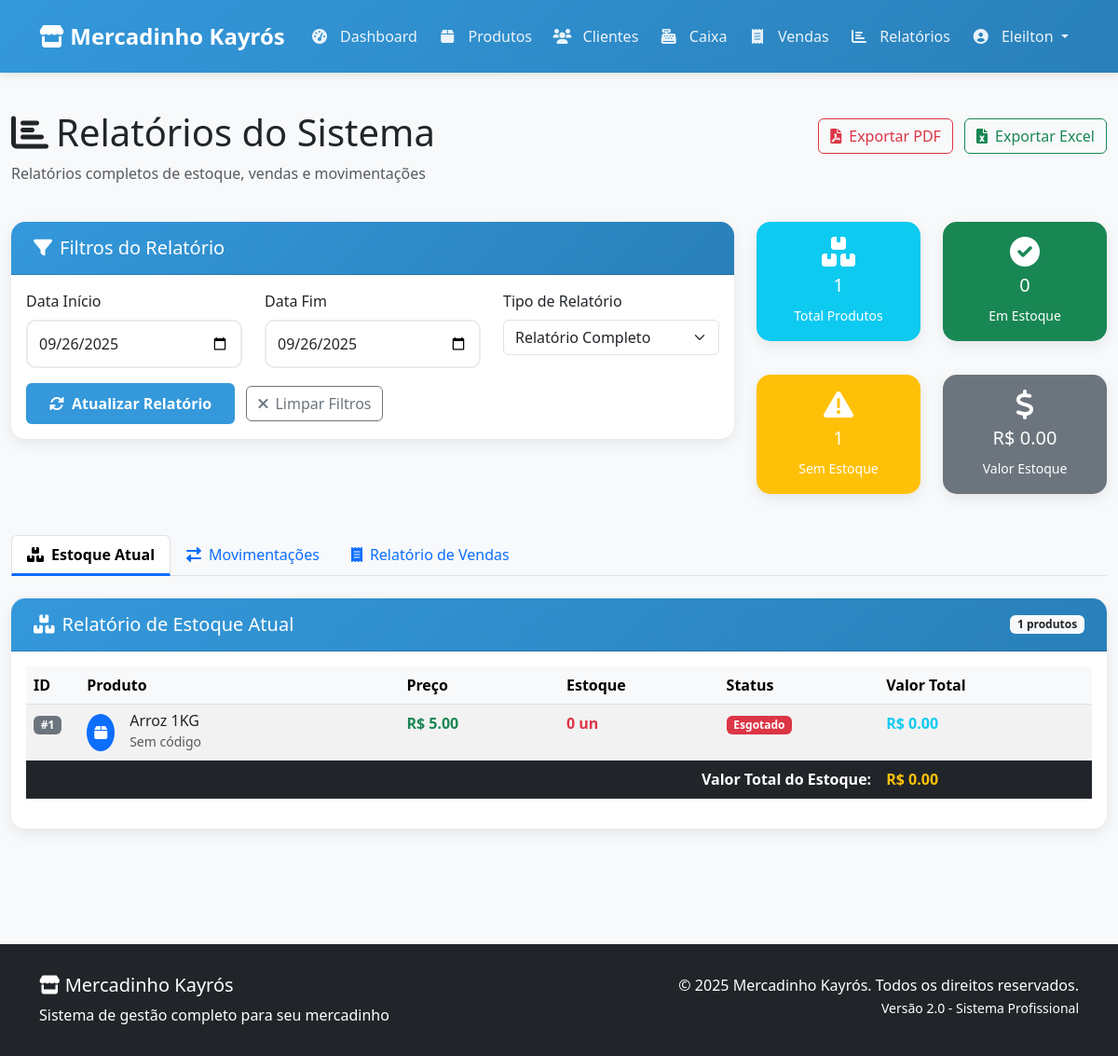
The app's page /relatorios (signed in), older data.
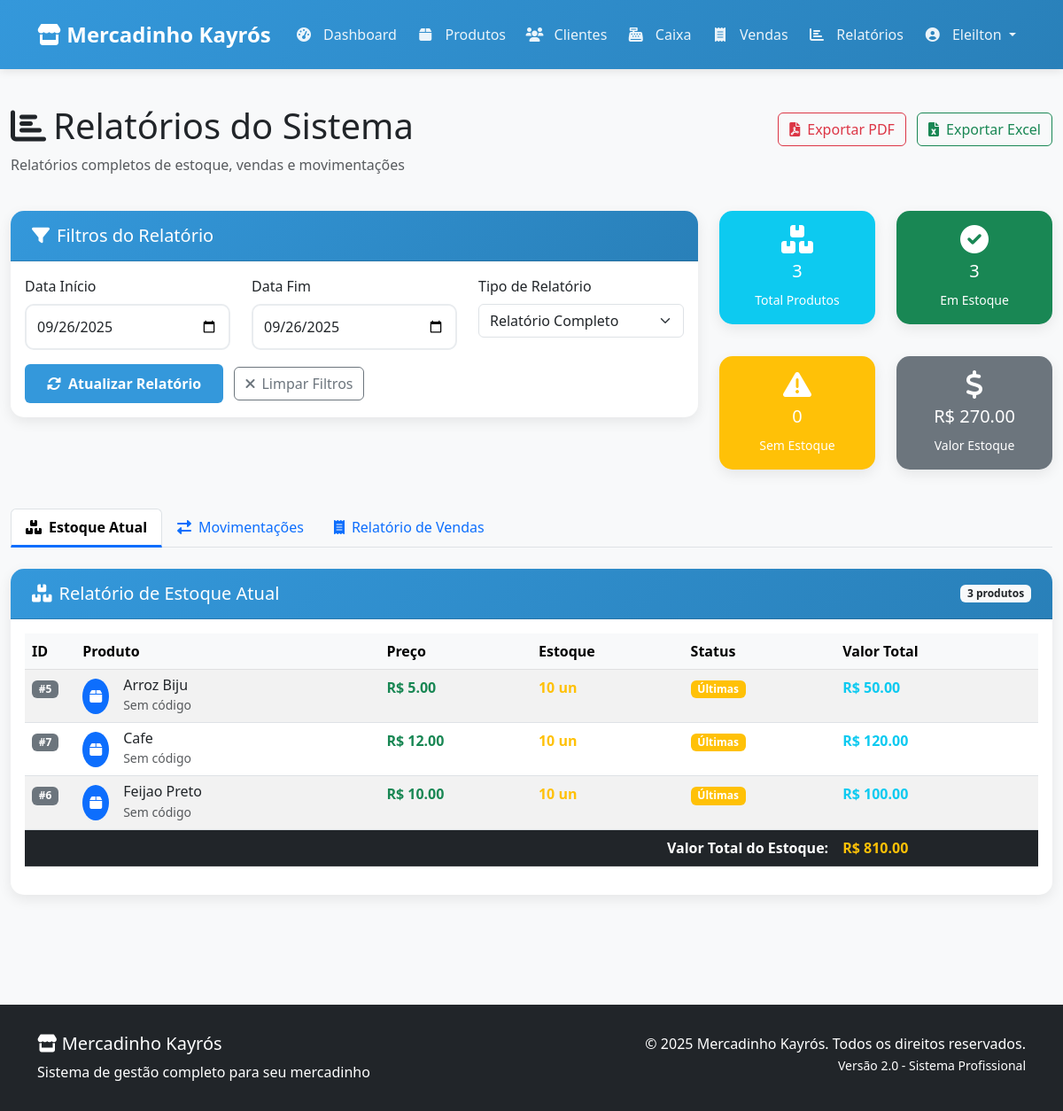
The same page, newer data.
### tables this page shows
CREATE TABLE produtos (
        id INTEGER PRIMARY KEY AUTOINCREMENT,
        nome TEXT NOT NULL,
        preco REAL NOT NULL,
        quantidade INTEGER NOT NULL,
        codigo_barras TEXT UNIQUE
    );

### app.py (the view)
@app.route('/relatorios')
@login_required
def relatorios():
    try:
        relatorio_estoque = db.get_relatorio_estoque()
        relatorio_movimentacao = db.get_relatorio_movimentacao_estoque()
        estatisticas = db.get_estatisticas_gerais()
        return render_template('relatorios.html',
                             estoque=relatorio_estoque,
                             movimentacoes=relatorio_movimentacao,
                             estatisticas=estatisticas)
    except Exception as e:
        flash('Erro ao carregar relatórios.', 'danger')
        return render_template('relatorios.html', estoque=[], movimentacoes=[], estatisticas={})

### app.py (called while the page is built)
@login_manager.user_loader
def load_user(user_id):
    try:
        return db.get_user_by_id(int(user_id))
    except (ValueError, TypeError):
        return None

@app.before_request
def before_request():
    if request.method == 'POST':
        for key, value in request.form.items():
            if len(str(value)) > 1000:
                flash('Dados enviados são muito grandes!', 'danger')
                return redirect(url_for('index'))

@app.context_processor
def inject_template_vars():
    return {
        'current_year': datetime.utcnow().year,
        'current_user': current_user
    }

### logica_banco.py (called while the page is built)
def get_user_by_id(user_id):
    db = DatabaseManager()
    if not db.connect():
        return None
    user_data = db.fetch_one("SELECT * FROM usuarios WHERE id = ?", (user_id,))
    db.disconnect()
    if user_data:
        return User(
            id=user_data['id'],
            username=user_data['username'],
            password_hash=user_data['password_hash']
        )
    return None

def get_relatorio_estoque():
    return listar_produtos()  # Já convertido para dicionários

    def disconnect(self):
        if self.conn:
            self.conn.close()

### templates/relatorios.html (shortened to what the changed rows need)
{% extends "base.html" %}
{% block content %}
<div class="container-fluid py-4">
    <div class="row mb-4">
        <div class="col-12">
            <div class="d-flex justify-content-between align-items-center">
                <h1><i class="fas fa-chart-bar me-2"></i>Relatórios do Sistema</h1>
            </div>
        </div>
    </div>
    <div class="row mb-4">
        <div class="col-md-4">
            <div class="row">
                <div class="col-6 mb-3">
                    <div class="card bg-info text-white">
                        <div class="card-body text-center py-3">
                            <i class="fas fa-boxes fa-2x mb-2"></i>
                            <h5>{{ estatisticas.total_produtos or 0 }}</h5>
                            <small>Total Produtos</small>
                        </div>
                    </div>
                </div>
                <div class="col-6 mb-3">
                    <div class="card bg-success text-white">
                        <div class="card-body text-center py-3">
                            <i class="fas fa-check-circle fa-2x mb-2"></i>
                            <h5>{{ estatisticas.produtos_estoque or 0 }}</h5>
                            <small>Em Estoque</small>
                        </div>
                    </div>
                </div>
                <div class="col-6">
                    <div class="card bg-warning text-white">
                        <div class="card-body text-center py-3">
                            <i class="fas fa-exclamation-triangle fa-2x mb-2"></i>
                            <h5>{{ estatisticas.produtos_sem_estoque or 0 }}</h5>
                            <small>Sem Estoque</small>
                        </div>
                    </div>
                </div>
                <div class="col-6">
                    <div class="card bg-secondary text-white">
                        <div class="card-body text-center py-3">
                            <i class="fas fa-dollar-sign fa-2x mb-2"></i>
                            <h5>R$ {{ "%.2f"|format(estatisticas.valor_estoque or 0) }}</h5>
                            <small>Valor Estoque</small>
                        </div>
                    </div>
                </div>
            </div>
        </div>
    </div>
    <div class="tab-content" id="relatoriosContent">
        <div class="tab-pane fade show active" id="estoque" role="tabpanel">
            <div class="card">
                <div class="card-header bg-success text-white d-flex justify-content-between align-items-center">
                    <h5 class="mb-0"><i class="fas fa-boxes me-2"></i>Relatório de Estoque Atual</h5>
                    <span class="badge bg-light text-dark">{{ estoque|length }} produtos</span>
                </div>
                <div class="card-body">
                    {% if estoque %}
                    <div class="table-responsive">
                        <table class="table table-hover table-striped" id="tabela-estoque">
                            <thead class="table-light">
                                <tr>
                                    <th width="5%">ID</th>
                                    <th width="30%">Produto</th>
                                    <th width="15%">Preço</th>
                                    <th width="15%">Estoque</th>
                                    <th width="15%">Status</th>
                                    <th width="20%">Valor Total</th>
                                </tr>
                            </thead>
                            <tbody>
                                {% for produto in estoque %}
                                <tr>
                                    <td><span class="badge bg-secondary">#{{ produto.id }}</span></td>
                                    <td>
                                        <div class="d-flex align-items-center">
                                            <div class="bg-primary rounded-circle text-white p-2 me-3">
                                                <i class="fas fa-box"></i>
                                            </div>
                                            <div>
                                                <h6 class="mb-0">{{ produto.nome }}</h6>
                                                <small class="text-muted">{{ produto.codigo_barras or 'Sem código' }}</small>
                                            </div>
                                        </div>
                                    </td>
                                    <td class="fw-bold text-success">R$ {{ "%.2f"|format(produto.preco) }}</td>
                                    <td>
                                        <span class="fw-bold {% if produto.quantidade > 10 %}text-success{% elif produto.quantidade > 0 %}text-warning{% else %}text-danger{% endif %}">
                                            {{ produto.quantidade }} un
                                        </span>
                                    </td>
                                    <td>
                                        {% if produto.quantidade > 10 %}
                                        <span class="badge bg-success">Disponível</span>
                                        {% elif produto.quantidade > 0 %}
                                        <span class="badge bg-warning">Últimas</span>
                                        {% else %}
                                        <span class="badge bg-danger">Esgotado</span>
                                        {% endif %}
                                    </td>
                                    <td class="fw-bold text-info">R$ {{ "%.2f"|format(produto.preco * produto.quantidade) }}</td>
                                </tr>
                                {% endfor %}
                            </tbody>
                            <tfoot class="table-dark">
                                <tr>
                                    <td colspan="5" class="text-end"><strong>Valor Total do Estoque:</strong></td>
                                    <td class="fw-bold text-warning">
                                        R$ {{ "%.2f"|format(estoque|sum(attribute='preco') * estoque|sum(attribute='quantidade')) }}
                                    </td>
                                </tr>
                            </tfoot>
                        </table>
                    </div>
                    {% else %}
                    <div class="text-center py-5">
                        <i class="fas fa-box-open fa-4x text-muted mb-3"></i>
                        <h4 class="text-muted">Nenhum produto cadastrado</h4>
                        <p class="text-muted">Não há produtos para exibir no relatório de estoque.</p>
                    </div>
                    {% endif %}
                </div>
            </div>
        </div>
    </div>
</div>
{% endblock %}

Row changes from the older to the newer data that the page shows:
removed produtos: id "1", nome "Arroz 1KG", codigo_barras "Sem código", preco "5.00", quantidade "0", shows "Esgotado", produto.preco*produto.quantidade "0.00"
added produtos: id "5", nome "Arroz Biju", codigo_barras "Sem código", preco "5.00", quantidade "10", shows "Últimas", produto.preco*produto.quantidade "50.00"
added produtos: id "7", nome "Cafe", codigo_barras "Sem código", preco "12.00", quantidade "10", shows "Últimas", produto.preco*produto.quantidade "120.00"
added produtos: id "6", nome "Feijao Preto", codigo_barras "Sem código", preco "10.00", quantidade "10", shows "Últimas", produto.preco*produto.quantidade "100.00"
Text that changed along with them:
{{ estatisticas.total_produtos or 0 }}: "1" → "3"
{{ estatisticas.produtos_estoque or 0 }}: "0" → "3"
{{ estatisticas.produtos_sem_estoque or 0 }}: "1" → "0"
{{ "%.2f"|format(estatisticas.valor_estoque or 0) }}: "0.00" → "270.00"
{{ estoque|length }}: "1" → "3"
text no longer shown: "0.00"
text now shown: "810.00"
